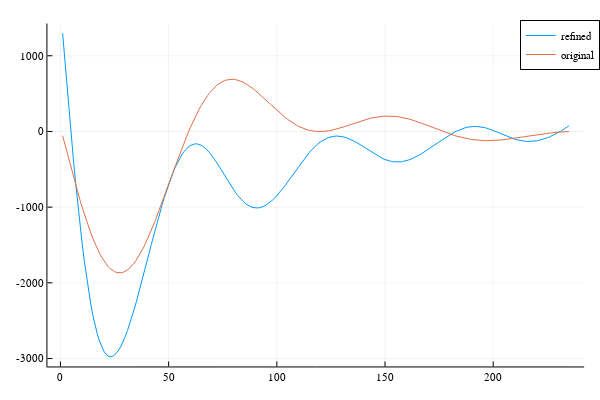

Here is the notebook cell this chart was saved with:
### Code cell
# let's try to refine it for zero phase, so that Mz = the magnitude of the above design, and others are zero
step = 0.00001
domoc = dom[1 : Int64(nT / 2)] * 2 * π * dt
niters = 100
g = x -> ForwardDiff.gradient(myBlochSimErr, x)
#h = x -> ForwardDiff.hessian(myBlochSimErr, x)
@showprogress 1 "Computing..." for nn = 1 : niters
    global domoc
    J = zeros(Int64(nT / 2), 1)
    for ii = 1 : Int64((nb1 - 1) / 2)
        rfg = [domoc[1 : Int64(nT / 2)]; 
            b1[ii] * γ * dt; 0.0; 0.0; abs.(Complex.(My[ii], Mz[ii])); 1.0]
        J += g(rfg)[1 : end - 5] 
        #H += h(rfg)[1 : end - 4, 1 : end - 4]
    end
    domoc -= step * J
end
plot(domoc ./ (2 * π * dt), label="refined")
plot!(dom[1 : Int64(nT / 2)], label="original")

### Figure 1 — Plotly figure (JSON) as saved in the notebook; plotly's stock layout.template omitted (floating-point values rounded to 4 significant figures; data arrays with more than 128 entries replaced by an {"elided": "..."} marker saying what was removed)
{"data": [{"colorbar": {"title": ""}, "legendgroup": "refined", "line": {"color": "rgba(0, 154, 250, 1.000)", "dash": "solid", "shape": "linear", "width": 1}, "mode": "lines", "name": "refined", "showlegend": true, "type": "scatter", "x": {"elided": "235 int values"}, "xaxis": "x1", "y": {"elided": "235 float values"}, "yaxis": "y1", "zmax": null, "zmin": null}, {"colorbar": {"title": ""}, "legendgroup": "original", "line": {"color": "rgba(227, 111, 71, 1.000)", "dash": "solid", "shape": "linear", "width": 1}, "mode": "lines", "name": "original", "showlegend": true, "type": "scatter", "x": {"elided": "235 int values"}, "xaxis": "x1", "y": {"elided": "235 float values"}, "yaxis": "y1", "zmax": null, "zmin": null}], "layout": {"annotations": [], "height": 400, "legend": {"bgcolor": "rgba(255, 255, 255, 1.000)", "bordercolor": "rgba(0, 0, 0, 1.000)", "borderwidth": 1, "font": {"color": "rgba(0, 0, 0, 1.000)", "family": "sans-serif", "size": 11}, "tracegroupgap": 0, "traceorder": "normal", "x": 1.02, "xanchor": "auto", "y": 1, "yanchor": "auto"}, "margin": {"b": 20, "l": 0, "r": 0, "t": 20}, "paper_bgcolor": "rgba(255, 255, 255, 1.000)", "plot_bgcolor": "rgba(255, 255, 255, 1.000)", "showlegend": true, "width": 600, "xaxis": {"anchor": "y1", "domain": [0.08064, 0.9934], "gridcolor": "rgba(0, 0, 0, 0.100)", "gridwidth": 0.5, "linecolor": "rgba(0, 0, 0, 1.000)", "mirror": false, "range": [-6.02, 242.0], "showgrid": true, "showline": true, "showticklabels": true, "tickangle": 0, "tickcolor": "rgb(0, 0, 0)", "tickfont": {"color": "rgba(0, 0, 0, 1.000)", "family": "sans-serif", "size": 11}, "tickmode": "array", "ticks": "inside", "ticktext": ["0", "50", "100", "150", "200"], "tickvals": [0, 50, 100, 150, 200], "title": "", "titlefont": {"color": "rgba(0, 0, 0, 1.000)", "family": "sans-serif", "size": 15}, "type": "-", "visible": true, "zeroline": false, "zerolinecolor": "rgba(0, 0, 0, 1.000)"}, "yaxis": {"anchor": "x1", "domain": [0.03762, 0.9902], "gridcolor": "rgba(0, 0, 0, 0.100)", "gridwidth": 0.5, "linecolor": "rgba(0, 0, 0, 1.000)", "mirror": false, "range": [-3105.0, 1426.0], "showgrid": true, "showline": true, "showticklabels": true, "tickangle": 0, "tickcolor": "rgb(0, 0, 0)", "tickfont": {"color": "rgba(0, 0, 0, 1.000)", "family": "sans-serif", "size": 11}, "tickmode": "array", "ticks": "inside", "ticktext": ["-3000", "-2000", "-1000", "0", "1000"], "tickvals": [-3000, -2000, -1000, 0, 1000], "title": "", "titlefont": {"color": "rgba(0, 0, 0, 1.000)", "family": "sans-serif", "size": 15}, "type": "-", "visible": true, "zeroline": false, "zerolinecolor": "rgba(0, 0, 0, 1.000)"}}}
